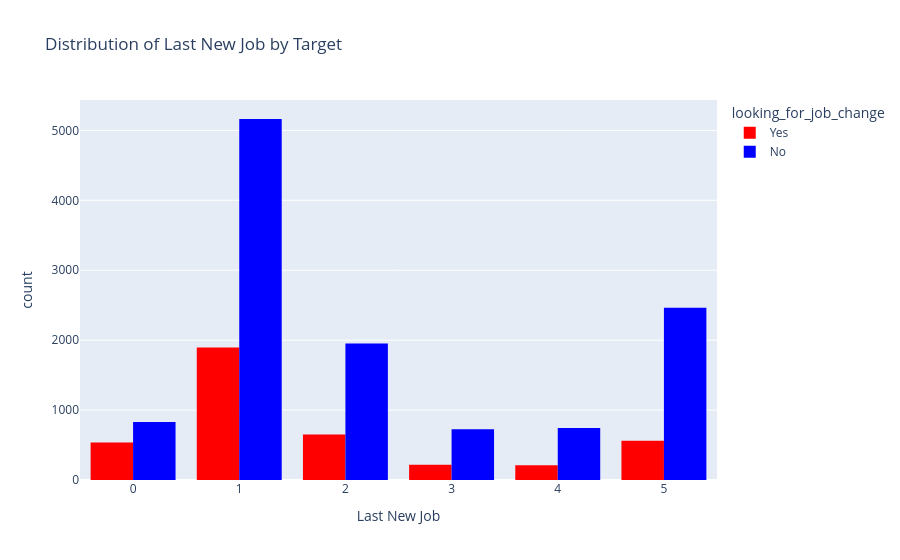

Here is the notebook cell this chart was saved with:
### Code cell
px.histogram(data, x='last_new_job', color='looking_for_job_change',
             title='Distribution of Last New Job by Target', 
             color_discrete_sequence=['red','blue'], 
             barmode='group', 
             labels={'last_new_job': 'Last New Job', 'target': 'Target'})

### Figure 1 — Plotly figure (JSON) as saved in the notebook; plotly's stock layout.template omitted (floating-point values rounded to 4 significant figures; data arrays with more than 128 entries replaced by an {"elided": "..."} marker saying what was removed)
{"data": [{"alignmentgroup": "True", "bingroup": "x", "hovertemplate": "looking_for_job_change=Yes<br>Last New Job=%{x}<br>count=%{y}<extra></extra>", "legendgroup": "Yes", "marker": {"color": "red", "pattern": {"shape": ""}}, "name": "Yes", "offsetgroup": "Yes", "orientation": "v", "showlegend": true, "type": "histogram", "x": {"elided": "4074 int values"}, "xaxis": "x", "yaxis": "y"}, {"alignmentgroup": "True", "bingroup": "x", "hovertemplate": "looking_for_job_change=No<br>Last New Job=%{x}<br>count=%{y}<extra></extra>", "legendgroup": "No", "marker": {"color": "blue", "pattern": {"shape": ""}}, "name": "No", "offsetgroup": "No", "orientation": "v", "showlegend": true, "type": "histogram", "x": {"elided": "11877 int values"}, "xaxis": "x", "yaxis": "y"}], "layout": {"barmode": "group", "legend": {"title": {"text": "looking_for_job_change"}, "tracegroupgap": 0}, "title": {"text": "Distribution of Last New Job by Target"}, "xaxis": {"anchor": "y", "domain": [0, 1], "title": {"text": "Last New Job"}}, "yaxis": {"anchor": "x", "domain": [0, 1], "title": {"text": "count"}}}}
